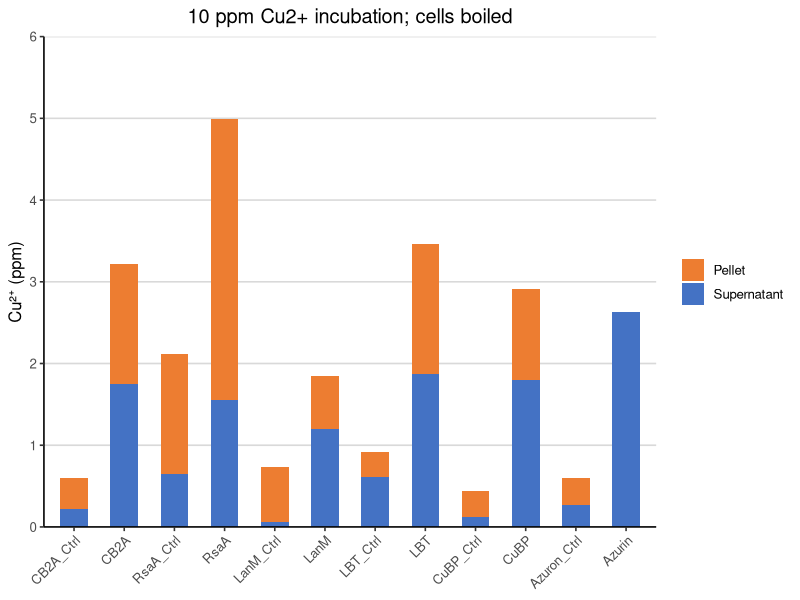
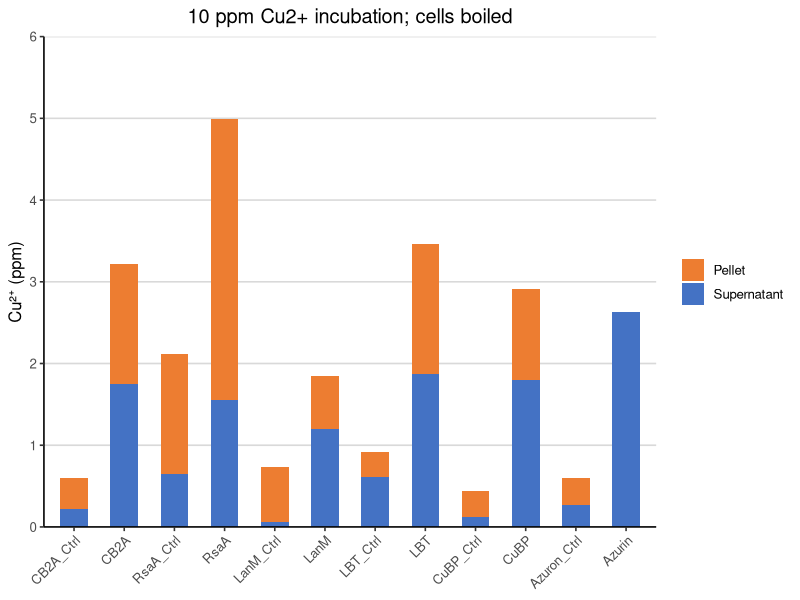

These charts were generated, in order, by the following R code:
library(dplyr)
library(tidyr)
library(ggplot2)

# Load data
df <- read.csv("Cu_10ppm_Heat_13Jan2026.csv")

# Convert to long format

df_long <- df %>%
  pivot_longer(
    cols = c(Supernatant, Pellet),
    names_to = "Fraction",
    values_to = "Value"
  ) %>%
  mutate(Value = as.numeric(Value))

# Set order of columns

df_long$Strain <- factor(
  df_long$Strain,
  levels = c(
    "CB2A_Ctrl", "CB2A",
    "RsaA_Ctrl", "RsaA",
    "LanM_Ctrl", "LanM",
    "LBT_Ctrl", "LBT",
    "CuBP_Ctrl", "CuBP",
    "Azuron_Ctrl", "Azurin"
  )
)

# Set stack order: Supernatant bottom, Pellet top
df_long$Fraction <- factor(
  df_long$Fraction,
  levels = c("Pellet", "Supernatant")
)

# Plot
p <- ggplot(df_long, aes(x = Strain, y = Value, fill = Fraction)) +
  geom_col(width = 0.55) +
  scale_fill_manual(
    values = c(
      "Supernatant" = "#4472C4",
      "Pellet" = "#ED7D31"      
    )
  ) +
  scale_y_continuous(
    limits = c(0, 6),
    breaks = seq(0, 6, 1),
    expand = c(0, 0)
  ) +
  labs(
    title = "10 ppm Cu2+ incubation; cells boiled",
    x = NULL,
    y = "Cu²⁺ (ppm)"
  ) +
  theme_classic(base_size = 12) +
  theme(
    axis.text.x = element_text(angle = 45, hjust = 1),
    axis.line.y = element_line(color = "black"),
    axis.line.x = element_line(color = "black"),
    panel.grid.major.y = element_line(color = "grey85"),
    panel.grid.minor.y = element_blank(),
    panel.grid.major.x = element_blank(),
    legend.title = element_blank(),
    legend.position = "right",
    plot.title = element_text(hjust = 0.5)
  )

# Show plot
p

ggsave("Cu_10ppm_CellsBoiled.png", p, width = 10, height = 6, dpi = 300)
